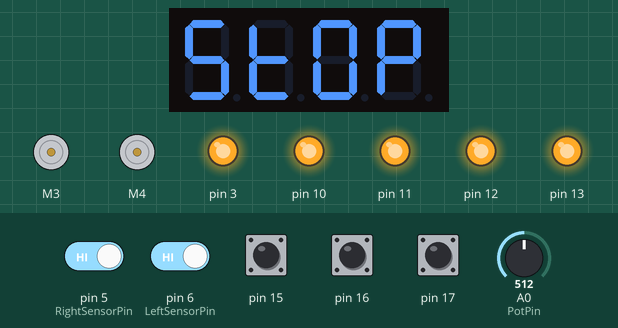
This program was run on a simulated Arduino Uno, built with avr-gcc and run on an emulated ATmega328P. Parts: 2 × DC motor (green arrow = forward, orange = backward, longer = faster), 4-digit seven-segment display, output pins drawn as LEDs (lit = HIGH). The inputs (shaded band) are chosen by the test bench; at power-on: pin 5 (RightSensorPin), pin 6 (LeftSensorPin), pin 15–17 HIGH, A0 (PotPin) = 512.

Above: at 2.2 s.
2.3 s: pin 16 pulled LOW for 0.15 s
At 3.2 s:
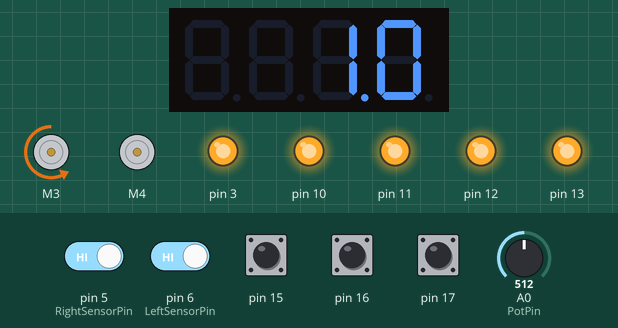
3.9 s: pin 17 pulled LOW for 0.15 s
At 4.3 s:
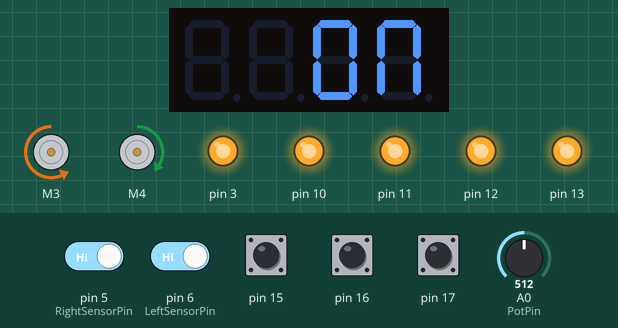
7.0 s: pin 17 pulled LOW for 1 s
At 7.16 s:
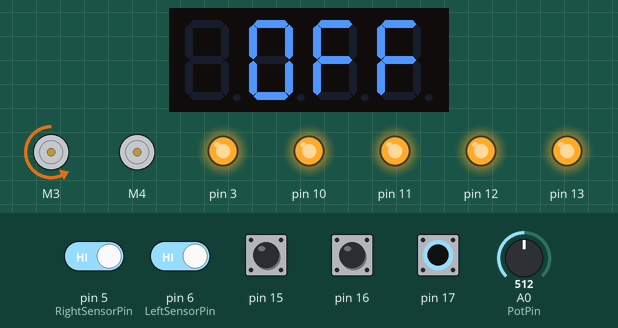
8.6 s: pin 15 pulled LOW for 0.15 s
At 9.17 s:
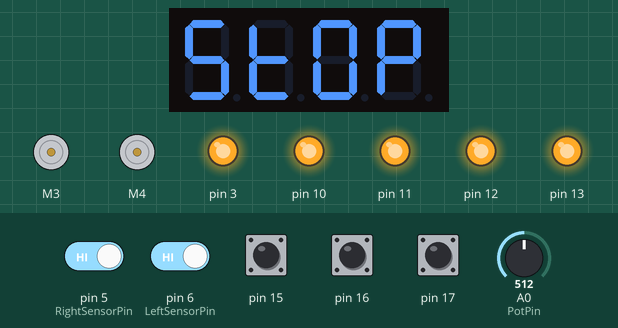
9.3 s: pin 16 pulled LOW for 1 s
At 9.65 s:
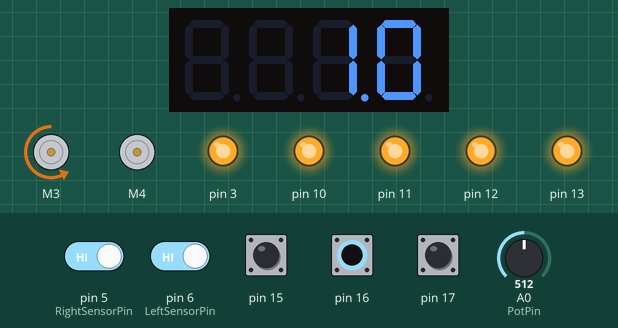
10.9 s: pin 6 (LeftSensorPin) driven LOW
At 11.15 s:
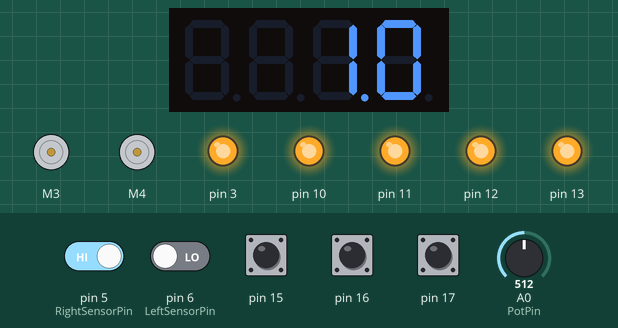
Timing chart, 0 to 14.9 s (numbered marks = the images above; inputs shaded):
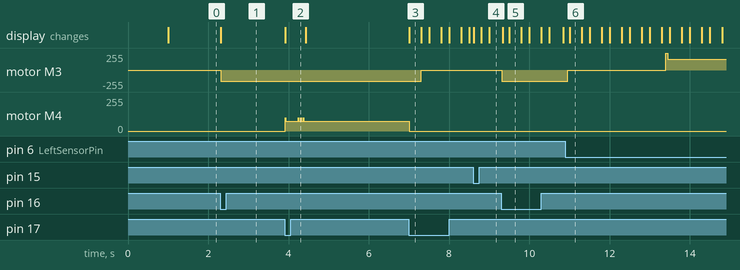

Measured:
- after the input at 2.3 s, motor M3: stopped → backward 165/255 at once; the display: changes at once (image 1)
- after the input at 3.9 s, motor M4: stopped → forward 75/255 at once; the display: changes at once (image 2)
- after the input at 7.0 s, motor M4: forward 75/255 → stopped after 0.01 s instead of 0.31 s; the display: changes at once (image 3)
- after the input at 8.6 s, the display: changes at once (image 4)
- after the input at 9.3 s, motor M3: stopped → backward 165/255 at once; the display: first differs from a run without the input after 0.20 s (image 5)
- after the input at 10.9 s, motor M3: backward 165/255 → stopped after 0.05 s instead of 3.4 s

The program:

main.cpp
```cpp
#include "main.hpp"

void setup() {
    DriveMotor = AFMotorShield.getMotor(3);
    ShakeMotor = AFMotorShield.getMotor(4);
    AFMotorShield.begin();
    DriveMotor->setSpeed(255);
    ShakeMotor->setSpeed(75);
    Timer1.initialize();
    MFS.initialize(&Timer1);    // initialize multi-function shield library
    pinMode(LeftSensorPin, INPUT);
    pinMode(RightSensorPin, INPUT);
    delay(500);
    byte btn = MFS.getButton();
    delay(500);
    Display_State = Display_Stop;
    if((btn==BUTTON_1_PRESSED) | (btn==BUTTON_2_PRESSED) | (btn==BUTTON_3_PRESSED)){
        Display_State = Display_Sensor_Test;
    }
    /*if(btn==BUTTON_1_PRESSED){
        Display_State = Display_Pot_Test;
    }*/
}
void loop() {
    shakemotor();
    Pot_Test();
    byte btn = MFS.getButton();
    LeftSensor = !digitalRead(LeftSensorPin);
    RightSensor = !digitalRead(RightSensorPin);

    if (Display_State == Display_Sensor_Test){
      Sensor_Test();
      return;
    }
    if (LeftSensor && RightSensor){
        MFS.write("SENS");
        Stop();
        return;
    }

    if (millis() < DisplayTime){
      Time_Transition = true;
      switch (Display_State){
        case Display_Max:
        MFS.write("hi",1);
        break;
        case Display_ShakeMotor_Off:
        MFS.write("OFF",1);
        break;
        case Display_ShakeMotor_On:
        MFS.write("ON",1);
        ShakeMotor->setSpeed(100);
        break;
        case Display_Stop:
        break;
        case Display_MotorSpeed:
        break;
        case Display_Error:
        break;
        case Display_Sensor_Test:
        break;
        case Display_Pot_Test:
        break;
      }
    }
    else if (Time_Transition){
      Time_Transition = false;
      Display_State = Display_MotorSpeed;
      MFS.write(DriveMotorSpeed);
    }
    else{
      switch (Display_State){
        case Display_Max:
        break;
        case Display_ShakeMotor_Off:
        break;
        case Display_ShakeMotor_On:
        break;
        case Display_MotorSpeed:
        DispVal = float(DriveMotorSpeed)+float(ShakeMotorSpeed)/100.0;
        MFS.write(DispVal);
        break;
        case Display_Stop:
        Stop();
        break;
        case Display_Error:
        MFS.write("SENS");
        break;
        case Display_Sensor_Test:
        break;
        case Display_Pot_Test:
        break;
      }
    }
    if(btn==BUTTON_1_PRESSED){
      if (Display_State == Display_Stop){
      }
      else if (DriveMotorSpeed > 0){
        DriveMotorSpeed--;
        Display_State = Display_MotorSpeed;
      }
      if (DriveMotorSpeed == 0){
        Display_State = Display_Stop;
        DriveMotor_State = DriveMotor_Stop;
      }
    }
    if(btn==BUTTON_2_PRESSED){
      if (DriveMotorSpeed < 10){
        DriveMotorSpeed++;
        Display_State = Display_MotorSpeed;
        if (DriveMotor_State == DriveMotor_Stop){
            DriveMotor_State = DriveMotor_Engaged;
        }

      }
      else if(DriveMotorSpeed == 10){
        Display_State = Display_Max;
        DisplayTime = millis() + timeout;
      }
      else{
        DriveMotor_State = DriveMotor_Error;
      }
    }
    if((btn==BUTTON_3_PRESSED) && (Display_State!=Display_Stop)){
      ShakeMotorRunning = ShakeMotorRunning != true;
      DisplayTime = millis() + timeout;
      if (ShakeMotorRunning){
        Display_State = Display_ShakeMotor_On;
      }
      else{
        Display_State = Display_ShakeMotor_Off;
      }
    }
    switch(DriveMotor_State){
      case DriveMotor_Stop:
      Stop();
      break;
      case DriveMotor_MovingLeft:
      DriveMotor->setSpeed(DriveMotorSpeed*10+155);
      DriveMotor->run(BACKWARD);
      GoTime = millis() + (11-DriveMotorSpeed)*250;
      if (millis() > CurrentTravelTime + MaxTravelTime){
        Display_State = Display_Error;
        DriveMotor_State = DriveMotor_Error;
        break;
      }
      if (LeftSensor){
        DriveMotor_State = DriveMotor_PausedLeft;
        MFS.write("00");
        delay(50);
      }
      break;
      case DriveMotor_MovingRight:
      DriveMotor->setSpeed(DriveMotorSpeed*10+155);
      DriveMotor->run(FORWARD);
      GoTime = millis() + (11-DriveMotorSpeed)*250;
      if (millis() > CurrentTravelTime + MaxTravelTime){
        Display_State = Display_Error;
        DriveMotor_State = DriveMotor_Error;
        break;
      }
      if (RightSensor){
        DriveMotor_State = DriveMotor_PausedRight;
        MFS.write("00",1);
        delay(50);
      }
      break;
      case DriveMotor_PausedLeft:
      DriveMotor->run(RELEASE);
      if (millis() > GoTime){
        DriveMotor_State = DriveMotor_MovingRight;
        DriveMotor->setSpeed(255);
        DriveMotor->run(FORWARD);
        MFS.write("00");
        CurrentTravelTime = millis();
        delay(50);
      }
      break;
      case DriveMotor_PausedRight:
      DriveMotor->run(RELEASE);
      if (millis() > GoTime){
        DriveMotor_State = DriveMotor_MovingLeft;
        DriveMotor->setSpeed(255);
        DriveMotor->run(BACKWARD);
        MFS.write("00",1);
        CurrentTravelTime = millis();
        delay(50);
      }
      break;
      case DriveMotor_Error:
      Error();
      break;
      case DriveMotor_Engaged:
      if (LeftSensor)
      DriveMotor_State = DriveMotor_MovingRight;
      else{
        DriveMotor_State = DriveMotor_MovingLeft;
      }
      break;
      default:
      MFS.write("prog");
      ShakeMotor->run(RELEASE);
      DriveMotor->run(RELEASE);
    }
}
void Error() {
      Stop();
      DriveMotor_State = DriveMotor_Error;
      Display_State = Display_Error;
      MFS.blinkDisplay(DIGIT_ALL, ON);
}
void MovingLeft(bool LeftSensor, bool RightSensor){
}
void Stop(){
  if (Display_State != Display_Error){
      MFS.write("STOP");
  }

  Display_State = Display_Stop;
  DriveMotor_State = DriveMotor_Stop;
  ShakeMotorRunning = false;
  DriveMotor->run(RELEASE);
  ShakeMotor->run(RELEASE);
  CurrentTravelTime = millis();
}
void MovingRight(bool LeftSensor, bool RightSensor){
}
void PausedLeft(bool LeftSensor,bool RightSensor){
}
void PausedRight(bool LeftSensor, bool RightSensor){
}
void shakemotor(){
  if(ShakeMotorRunning){
    ShakeMotor->run(FORWARD);
    ShakeMotor->setSpeed(ShakeMotorSpeed*15);

  }
  else{
    ShakeMotor->run(RELEASE);

  }
}
void Sensor_Test(){
    if (LeftSensor && RightSensor){
        MFS.write("BOTH");
    }
    else if (LeftSensor){
        MFS.write("LEFT");
    }
    else if (RightSensor){
        MFS.write("RIGHT");
    }
    else {
        MFS.write("NONE");
    }
}
void Pot_Test(){
    //if (!ShakeMotorRunning){
    PotVal = analogRead(PotPin);
    ShakeMotorSpeed = 11-((((PotVal - 470) * 5 - 140) / 12) + 1);
    if (ShakeMotorSpeed > 10){
      ShakeMotorSpeed = 10;
    }
    if (ShakeMotorSpeed < 1){
      ShakeMotorSpeed = 1;
    }
  //}
}
```

main.hpp
```cpp
#include <Arduino.h>
#include <Wire.h>
#include <Adafruit_MotorShield.h>
#include <MultiFuncShield.h>
#include <TimerOne.h>

enum motor_type {
    DriveMotor_Stop,
    DriveMotor_MovingLeft,
    DriveMotor_MovingRight,
    DriveMotor_PausedLeft,
    DriveMotor_PausedRight,
    DriveMotor_Error,
    DriveMotor_Engaged
};
motor_type DriveMotor_State = DriveMotor_Stop;
enum display_type {
    Display_MotorSpeed,
    Display_Max,
    Display_ShakeMotor_On,
    Display_ShakeMotor_Off,
    Display_Stop,
    Display_Error,
    Display_Sensor_Test,
    Display_Pot_Test
};
display_type Display_State;// = Display_Stop;

Adafruit_DCMotor *DriveMotor;
Adafruit_DCMotor *ShakeMotor;
Adafruit_MotorShield AFMotorShield;

int counter=0;
byte ended = false;
bool LeftSensor = false;
bool RightSensor = false;
const int LeftSensorPin = 6;
const int RightSensorPin = 5;
const int PotPin = A0;
int PotVal = 0;
// int DriveMotorCycleTime = 10;
int DriveMotorSpeed = 0;
int DriveMotorSpeed_Prev = 0;
int ShakeMotorSpeed = 0;
int ShakeMotorSpeed_Prev = 0;
bool ShakeMotorRunning = false;
int long timeout = 500; //ms
unsigned long MaxTravelTime = 5000;
unsigned long CurrentTravelTime = 0;
unsigned long DisplayTime = 0;
unsigned long GoTime = 0;
bool Time_Transition = false;
float DispVal = 0;


void Error();
void MovingLeft(bool LeftSensor, bool RightSensor);
void MovingRight(bool LeftSensor, bool RightSensor);
void PausedLeft(bool LeftSensor,bool RightSensor);
void PausedRight(bool LeftSensor, bool RightSensor);
void Stop();
void Sensor_Test();
void Pot_Test();
void shakemotor();
```
